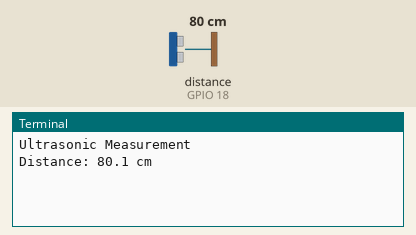
Simulated run of this program. Board: Raspberry Pi (BCM pin numbers). On the bench: the last lines printed to the terminal. Inputs (shaded band) come from the test bench; at power-on: distance to the obstacle (sensor on GPIO 18) 80 cm. The echo pulse lasts 58.3 µs per cm; the clock reads 2024-03-15 10:24:30 at power-on unless the program sets it.

Above: at 1.2 s.
1.3 s: distance to the obstacle (sensor on GPIO 18) set to 2 cm
At 2.3 s:
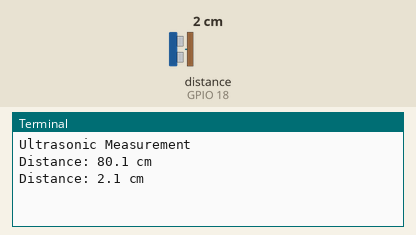
2.8 s: distance to the obstacle (sensor on GPIO 18) set to 4 cm
At 4.0 s:
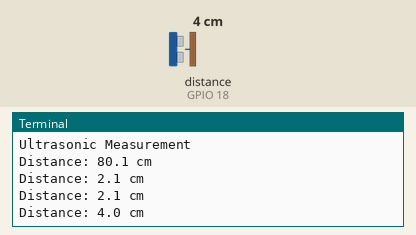
Timing chart, 0 to 5.8 s (numbered marks = the images above; inputs shaded):
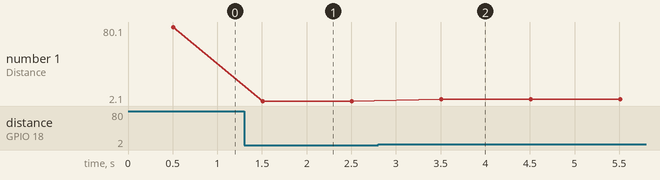

The program:

6-distance.py
```python
#!/usr/bin/python

# CamJam EduKit 3 - Robotics
# Worksheet 6 - Measuring Distance

import RPi.GPIO as GPIO
import time

# Set the GPIO modes
GPIO.setmode(GPIO.BCM)
GPIO.setwarnings(False)

# Define GPIO pins to use on the Pi
pinTrigger = 17
pinEcho = 18

print "Ultrasonic Measurement"
# Set pins as output and input
GPIO.setup(pinTrigger, GPIO.OUT)    # Trigger
GPIO.setup(pinEcho, GPIO.IN)

try:
	# Repeat the next indented block forever
	while True:
		# Set trigger to False (Low)
		GPIO.output(pinTrigger, False)

		# Allow module to settle
		time.sleep(0.5)

		# Send 10us pulse to trigger
		GPIO.output(pinTrigger, True)
		time.sleep(0.00001)
		GPIO.output(pinTrigger, False)

		# Start the timer
		StartTime = time.time()

		# The start time is reset until the Echo pin is taken high (==1)
		while GPIO.input(pinEcho) == 0:
			StartTime = time.time()

		# Stop when the Echo pin is no longer high - the end time
		while GPIO.input(pinEcho) == 1:
			StopTime = time.time()
			# If the eensor is too close to an object, the Pi cannot
			# see the echo quickly enough, so it has to detect that
			# problem and say what has happened
			ElapsedTime = StopTime - StartTime
			if ElapsedTime >= 0.04:
				print "Hold on there! You're too close for me to see."
				StopTime = StartTime
				break

		# Calculate pulse length
		# Distance pulse travelled in that time is
		# time multiplied by the speed of sound (cm/s)
		Distance = ElapsedTime * 34326

		# That was the distance there and back so halve the value
		Distance = Distance / 2
		print "Distance: %.1f cm" % Distance

		time.sleep(0.5)

# If you press CTRL+C, cleanup and stop
except KeyboardInterrupt:
	# Reset GPIO settings
	GPIO.cleanup()
```

Measured:
- after the input at 1.3 s, the terminal: prints a new line after 0.21 s (image 1)
- after the input at 2.8 s, the terminal: prints a new line after 0.71 s (image 2)
- plotted number 1: 80.1 → 2.1 after the input at 1.3 s, 2.1 → 4 after the input at 2.8 s
